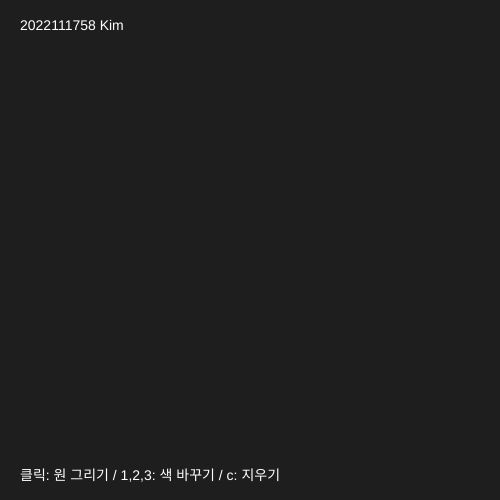
Frame 1 (no input)
Frame 60 (no input): identical to frame 1, image omitted
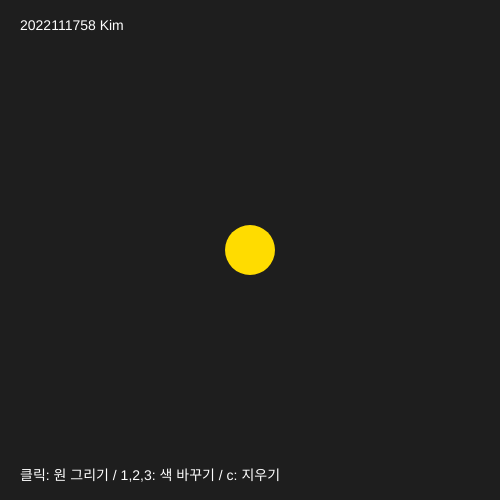
Frame 120 (the mouse pressed at the canvas centre since frame 60)

The p5.js sketch that drew these frames (run headless with seeded random() and noise() and a simulated clock; from frame 60 on, the mouse is pressed at the canvas centre):

// p5.js sketch
// ── sketch.js
// ===== 6주차: 키보드/마우스 제어 (그림판) =====
// 학번: 2022111758  이름: 김경민

let x = [], y = [], cols = [];   // 원들의 위치·색 배열
let count = 0;                   // 지금까지 찍은 원 개수
let currentColor;                // 지금 선택된 색

function setup() {
  createCanvas(500, 500);
  currentColor = color(255, 220, 0);   // color()로 노란색 만들어 저장
  textSize(14);
}

function draw() {
  background(30);

  // 저장된 원들 모두 그리기
  noStroke();
  for (let i = 0; i < count; i++) {
    fill(cols[i]);
    ellipse(x[i], y[i], 40, 40);
  }

  // 마우스를 누르고 있는 동안 미리보기 원 (mouseIsPressed)
  if (mouseIsPressed) {
    fill(currentColor);
    ellipse(mouseX, mouseY, 50, 50);
  }

  // 안내 글자
  fill(255);
  text('클릭: 원 그리기 / 1,2,3: 색 바꾸기 / c: 지우기', 20, 480);
  text('2022111758 Kim', 20, 30);
}

// 이벤트함수 1: 마우스를 클릭한 순간 실행
function mousePressed() {
  x[count] = mouseX;          // 클릭한 가로 위치 저장
  y[count] = mouseY;          // 클릭한 세로 위치 저장
  cols[count] = currentColor; // 지금 색 저장
  count++;                    // 개수 1 늘리기
}

// 이벤트함수 2: 키를 누른 순간 실행
function keyPressed() {
  if (key == '1') {
    currentColor = color(255, 80, 80);    // 빨강
  } else if (key == '2') {
    currentColor = color(80, 200, 120);   // 초록
  } else if (key == '3') {
    currentColor = color(80, 160, 255);   // 파랑
  } else if (key == 'c') {
    count = 0;                            // 원 다 지우기
  }
}
